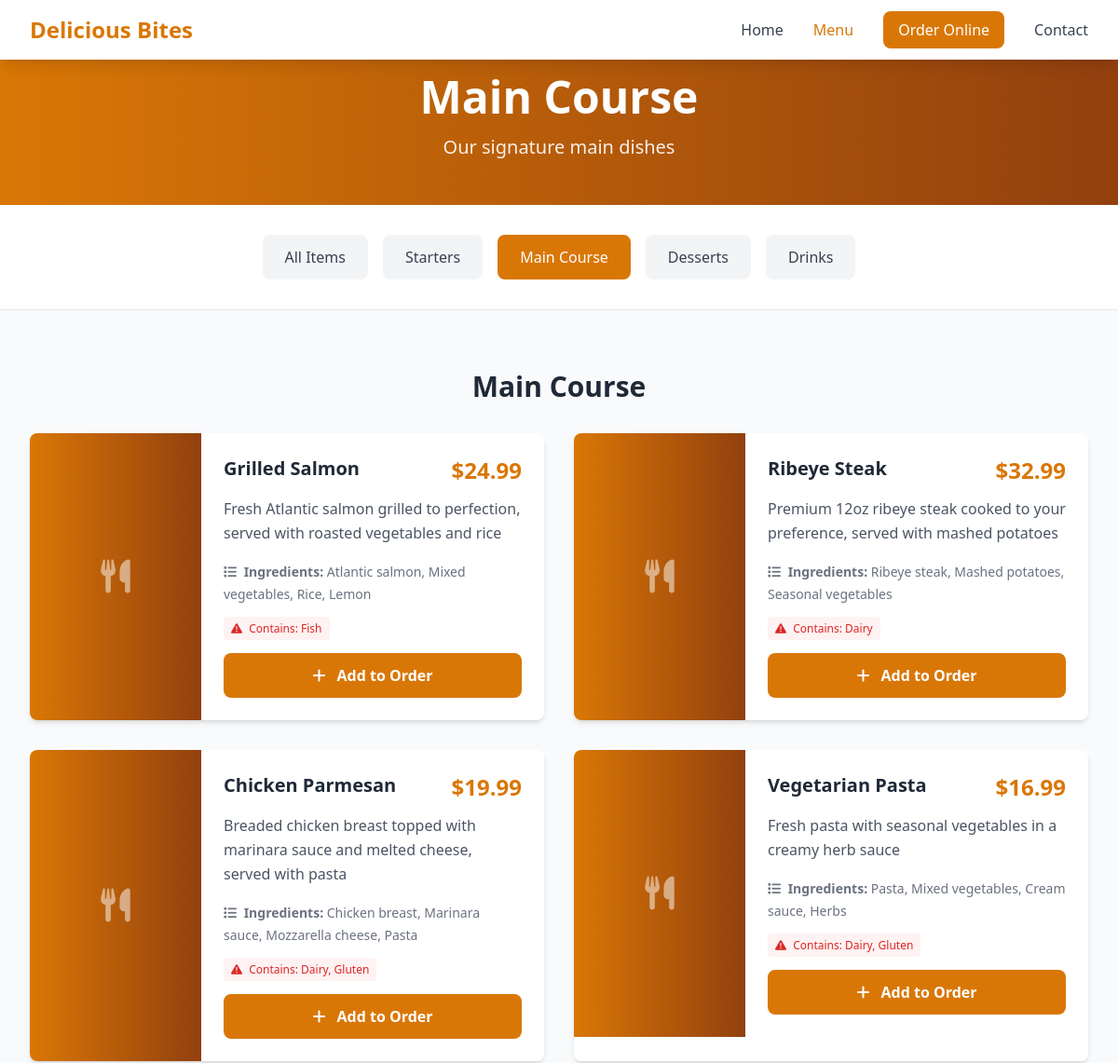
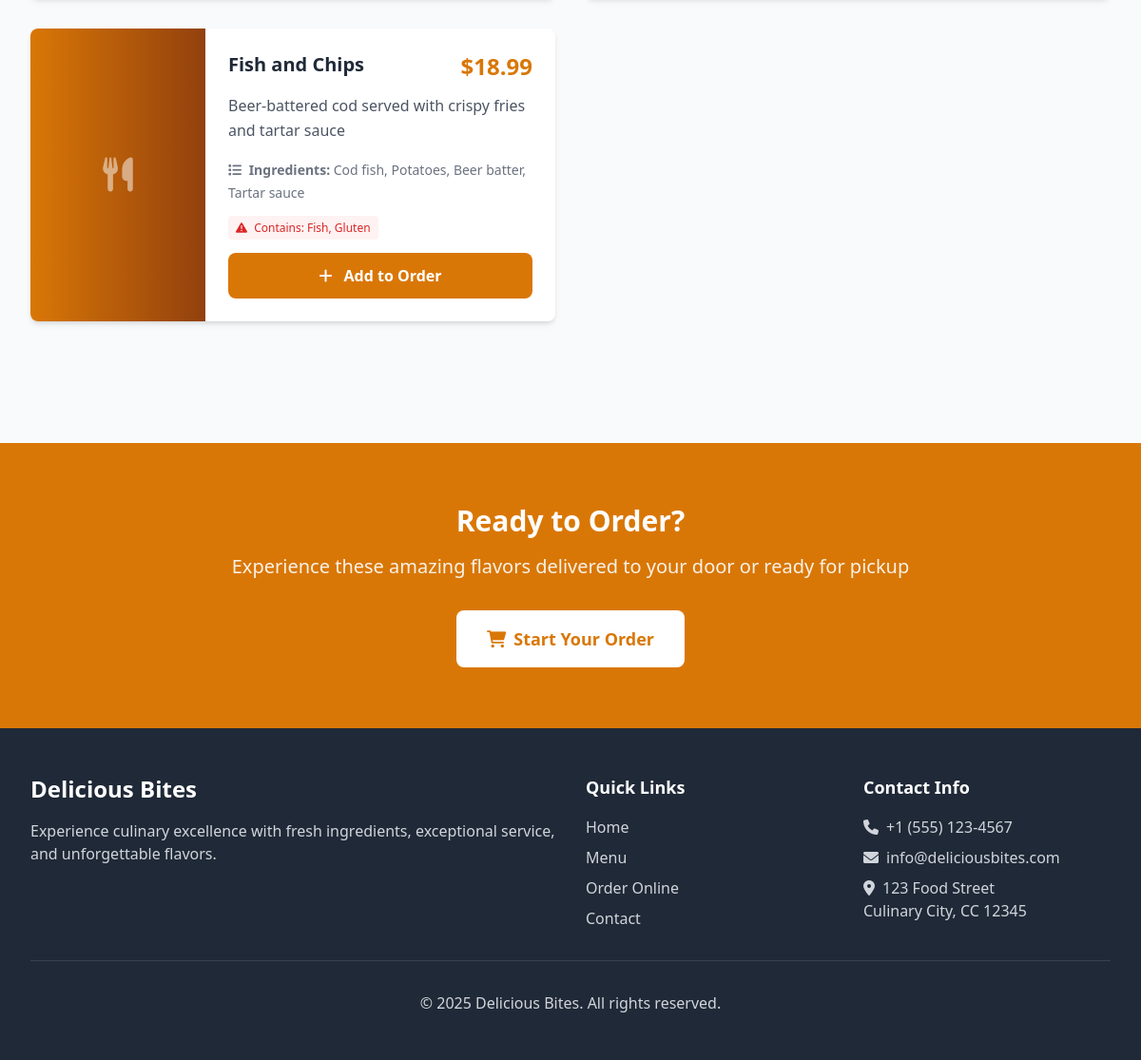
/menu.php?category=main-course, run on the app's committed database (2 pictures, top to bottom).
### tables this page shows
CREATE TABLE IF NOT EXISTS menu_categories (
    id INT AUTO_INCREMENT PRIMARY KEY,
    name VARCHAR(100) NOT NULL,
    slug VARCHAR(100) UNIQUE NOT NULL,
    description TEXT,
    display_order INT DEFAULT 0,
    is_active BOOLEAN DEFAULT TRUE,
    created_at TIMESTAMP DEFAULT CURRENT_TIMESTAMP,
    updated_at TIMESTAMP DEFAULT CURRENT_TIMESTAMP ON UPDATE CURRENT_TIMESTAMP
);

CREATE TABLE IF NOT EXISTS menu_items (
    id INT AUTO_INCREMENT PRIMARY KEY,
    name VARCHAR(200) NOT NULL,
    description TEXT,
    price DECIMAL(10,2) NOT NULL,
    image_url VARCHAR(255),
    category_id INT,
    is_available BOOLEAN DEFAULT TRUE,
    is_featured BOOLEAN DEFAULT FALSE,
    ingredients TEXT,
    allergens VARCHAR(255),
    display_order INT DEFAULT 0,
    created_at TIMESTAMP DEFAULT CURRENT_TIMESTAMP,
    updated_at TIMESTAMP DEFAULT CURRENT_TIMESTAMP ON UPDATE CURRENT_TIMESTAMP,
    FOREIGN KEY (category_id) REFERENCES menu_categories(id) ON DELETE SET NULL,
    INDEX idx_category (category_id),
    INDEX idx_featured (is_featured),
    INDEX idx_available (is_available)
);

### classes/MenuCategory.php (called while the page is built, shortened)
<?php
class MenuCategory {
    private $conn;
    private $table_name = "menu_categories";
    public function __construct($db) {
        $this->conn = $db;
    }
    public function getAll($active_only = true) {
        $query = "SELECT * FROM " . $this->table_name;
        if ($active_only) {
            $query .= " WHERE is_active = 1";
        }
        $query .= " ORDER BY display_order ASC, name ASC";
        $stmt = $this->conn->prepare($query);
        $stmt->execute();
        return $stmt;
    }
    public function getBySlug($slug) {
        $query = "SELECT * FROM " . $this->table_name . " WHERE slug = :slug AND is_active = 1";
        $stmt = $this->conn->prepare($query);
        $stmt->bindParam(':slug', $slug);
        $stmt->execute();
        return $stmt;
    }
}
?>

### classes/MenuItem.php (called while the page is built, shortened)
<?php
class MenuItem {
    private $conn;
    private $table_name = "menu_items";
    public function __construct($db) {
        $this->conn = $db;
    }
    public function getByCategory($category_id = null, $available_only = true) {
        $query = "SELECT m.*, c.name as category_name, c.slug as category_slug
                  FROM " . $this->table_name . " m
                  LEFT JOIN menu_categories c ON m.category_id = c.id
                  WHERE 1=1";
        if ($category_id) {
            $query .= " AND m.category_id = :category_id";
        }
        if ($available_only) {
            $query .= " AND m.is_available = 1 AND c.is_active = 1";
        }
        $query .= " ORDER BY c.display_order ASC, m.display_order ASC, m.name ASC";
        $stmt = $this->conn->prepare($query);
        if ($category_id) {
            $stmt->bindParam(':category_id', $category_id);
        }
        $stmt->execute();
        return $stmt;
    }
}
?>

### config/config.php (called while the page is built, shortened)
<?php
function formatPrice($price) {
    return '$' . number_format($price, 2);
}
?>

### menu.php (the view, shortened to what this page needs)
<?php
require_once 'config/config.php';
require_once 'classes/MenuItem.php';
require_once 'classes/MenuCategory.php';
$database = new Database();
$db = $database->getConnection();
$menuItem = new MenuItem($db);
$menuCategory = new MenuCategory($db);
$selected_category = isset($_GET['category']) ? $_GET['category'] : null;
$category_data = null;
if ($selected_category) {
    $category_stmt = $menuCategory->getBySlug($selected_category);
    $category_data = $category_stmt->fetch(PDO::FETCH_ASSOC);
}
$categories_stmt = $menuCategory->getAll();
$categories = $categories_stmt->fetchAll(PDO::FETCH_ASSOC);
if ($selected_category && $category_data) {
    $items_stmt = $menuItem->getByCategory($category_data['id']);
} else {
    $items_stmt = $menuItem->getByCategory();
}
$menu_items = $items_stmt->fetchAll(PDO::FETCH_ASSOC);
$grouped_items = [];
foreach ($menu_items as $item) {
    $cat_name = $item['category_name'] ?: 'Other';
    if (!isset($grouped_items[$cat_name])) {
        $grouped_items[$cat_name] = [];
    }
    $grouped_items[$cat_name][] = $item;
}
?>
<!DOCTYPE html>
<html lang="en">
<head>
    <script src="https://cdn.tailwindcss.com"></script>
    <link href="https://cdnjs.cloudflare.com/ajax/libs/font-awesome/6.0.0/css/all.min.css" rel="stylesheet">
</head>
<body class="bg-gray-50">
    <nav class="bg-white shadow-lg fixed w-full top-0 z-50">
        <div class="max-w-7xl mx-auto px-4 sm:px-6 lg:px-8">
            <div class="flex justify-between h-16">
                <div class="flex items-center">
                    <a href="/" class="text-2xl font-bold text-primary"><?php echo SITE_NAME; ?></a>
                </div>
                <div class="hidden md:flex items-center space-x-8">
                    <a href="/" class="text-gray-700 hover:text-primary transition-colors">Home</a>
                    <a href="/menu.php" class="text-primary font-medium transition-colors">Menu</a>
                    <a href="/order.php" class="bg-primary text-white px-4 py-2 rounded-lg hover:bg-secondary transition-colors">Order Online</a>
                    <a href="/contact.php" class="text-gray-700 hover:text-primary transition-colors">Contact</a>
                </div>
            </div>
        </div>
    </nav>
    <section class="pt-20 pb-12 bg-gradient-to-r from-primary to-secondary text-white">
        <div class="max-w-7xl mx-auto px-4 sm:px-6 lg:px-8 text-center">
            <h1 class="text-4xl md:text-5xl font-bold mb-4">
                <?php echo $category_data ? htmlspecialchars($category_data['name']) : 'Our Menu'; ?>
            </h1>
            <p class="text-xl opacity-90">
                <?php echo $category_data ? htmlspecialchars($category_data['description']) : 'Discover our delicious selection of carefully crafted dishes'; ?>
            </p>
        </div>
    </section>
    <section class="py-8 bg-white border-b">
        <div class="max-w-7xl mx-auto px-4 sm:px-6 lg:px-8">
            <div class="flex flex-wrap justify-center gap-4">
                <a href="/menu.php" class="px-6 py-3 rounded-lg font-medium transition-colors <?php echo !$selected_category ? 'bg-primary text-white' : 'bg-gray-100 text-gray-700 hover:bg-gray-200'; ?>">
                    All Items
                </a>
                <?php foreach($categories as $category): ?>
                    <a href="/menu.php?category=<?php echo $category['slug']; ?>"
                       class="px-6 py-3 rounded-lg font-medium transition-colors <?php echo $selected_category === $category['slug'] ? 'bg-primary text-white' : 'bg-gray-100 text-gray-700 hover:bg-gray-200'; ?>">
                        <?php echo htmlspecialchars($category['name']); ?>
                    </a>
                <?php endforeach; ?>
            </div>
        </div>
    </section>
    <section class="py-16">
        <div class="max-w-7xl mx-auto px-4 sm:px-6 lg:px-8">
            <?php if(empty($grouped_items)): ?>
                <div class="text-center py-12">
                    <i class="fas fa-utensils text-6xl text-gray-300 mb-4"></i>
                    <h3 class="text-xl font-semibold text-gray-600 mb-2">No menu items found</h3>
                    <p class="text-gray-500 mb-6">Check back soon for delicious new additions!</p>
                    <a href="/menu.php" class="bg-primary text-white px-6 py-3 rounded-lg hover:bg-secondary transition-colors">
                        View All Items
                    </a>
                </div>
            <?php else: ?>
                <?php foreach($grouped_items as $category_name => $items): ?>
                    <div class="mb-16">
                        <h2 class="text-3xl font-bold text-gray-800 mb-8 text-center"><?php echo htmlspecialchars($category_name); ?></h2>
                        <div class="grid grid-cols-1 lg:grid-cols-2 gap-8">
                            <?php foreach($items as $item): ?>
                                <div class="bg-white rounded-lg shadow-md hover:shadow-lg transition-shadow duration-300 overflow-hidden">
                                    <div class="md:flex">
                                        <div class="md:w-1/3">
                                            <?php if($item['image_url']): ?>
                                                <img src="<?php echo $item['image_url']; ?>" alt="<?php echo htmlspecialchars($item['name']); ?>" class="w-full h-48 md:h-full object-cover">
                                            <?php else: ?>
                                                <div class="w-full h-48 md:h-full bg-gradient-to-r from-primary to-secondary flex items-center justify-center">
                                                    <i class="fas fa-utensils text-white text-4xl opacity-50"></i>
                                                </div>
                                            <?php endif; ?>
                                        </div>
                                        <div class="md:w-2/3 p-6">
                                            <div class="flex justify-between items-start mb-3">
                                                <h3 class="text-xl font-bold text-gray-800">
                                                    <?php echo htmlspecialchars($item['name']); ?>
                                                </h3>
                                                <span class="text-2xl font-bold text-primary">
                                                    <?php echo formatPrice($item['price']); ?>
                                                </span>
                                            </div>
                                            <p class="text-gray-600 mb-4 leading-relaxed">
                                                <?php echo htmlspecialchars($item['description']); ?>
                                            </p>
                                            <?php if($item['ingredients']): ?>
                                                <div class="mb-3">
                                                    <span class="text-sm text-gray-500">
                                                        <i class="fas fa-list mr-1"></i>
                                                        <strong>Ingredients:</strong> <?php echo htmlspecialchars($item['ingredients']); ?>
                                                    </span>
                                                </div>
                                            <?php endif; ?>
                                            <?php if($item['allergens']): ?>
                                                <div class="mb-4">
                                                    <span class="text-xs text-red-600 bg-red-50 px-2 py-1 rounded">
                                                        <i class="fas fa-exclamation-triangle mr-1"></i>
                                                        Contains: <?php echo htmlspecialchars($item['allergens']); ?>
                                                    </span>
                                                </div>
                                            <?php endif; ?>
                                            <button onclick="addToOrder(<?php echo $item['id']; ?>, '<?php echo htmlspecialchars($item['name']); ?>', <?php echo $item['price']; ?>)"
                                                    class="w-full bg-primary text-white py-3 rounded-lg font-semibold hover:bg-secondary transition-colors">
                                                <i class="fas fa-plus mr-2"></i>
                                                Add to Order
                                            </button>
                                        </div>
                                    </div>
                                </div>
                            <?php endforeach; ?>
                        </div>
                    </div>
                <?php endforeach; ?>
            <?php endif; ?>
        </div>
    </section>
    <section class="py-16 bg-primary text-white">
        <div class="max-w-7xl mx-auto px-4 sm:px-6 lg:px-8 text-center">
            <h2 class="text-3xl font-bold mb-4">Ready to Order?</h2>
            <p class="text-xl mb-8 opacity-90">Experience these amazing flavors delivered to your door or ready for pickup</p>
            <a href="/order.php" class="bg-white text-primary px-8 py-4 rounded-lg text-lg font-semibold hover:bg-gray-100 transition-colors inline-flex items-center">
                <i class="fas fa-shopping-cart mr-2"></i>
                Start Your Order
            </a>
        </div>
    </section>
    <footer class="bg-gray-800 text-white py-12">
        <div class="max-w-7xl mx-auto px-4 sm:px-6 lg:px-8">
            <div class="grid grid-cols-1 md:grid-cols-4 gap-8">
                <div class="col-span-1 md:col-span-2">
                    <h3 class="text-2xl font-bold mb-4"><?php echo SITE_NAME; ?></h3>
                    <p class="text-gray-300 mb-4">Experience culinary excellence with fresh ingredients, exceptional service, and unforgettable flavors.</p>
                </div>
                <div>
                    <h4 class="text-lg font-semibold mb-4">Quick Links</h4>
                    <ul class="space-y-2">
                        <li><a href="/" class="text-gray-300 hover:text-white transition-colors">Home</a></li>
                        <li><a href="/menu.php" class="text-gray-300 hover:text-white transition-colors">Menu</a></li>
                        <li><a href="/order.php" class="text-gray-300 hover:text-white transition-colors">Order Online</a></li>
                        <li><a href="/contact.php" class="text-gray-300 hover:text-white transition-colors">Contact</a></li>
                    </ul>
                </div>
                <div>
                    <h4 class="text-lg font-semibold mb-4">Contact Info</h4>
                    <ul class="space-y-2 text-gray-300">
                        <li><i class="fas fa-phone mr-2"></i>+1 (555) 123-4567</li>
                        <li><i class="fas fa-envelope mr-2"></i>info@deliciousbites.com</li>
                        <li><i class="fas fa-map-marker-alt mr-2"></i>123 Food Street<br>Culinary City, CC 12345</li>
                    </ul>
                </div>
            </div>
            <div class="border-t border-gray-700 mt-8 pt-8 text-center">
                <p class="text-gray-300">&copy; <?php echo date('Y'); ?> <?php echo SITE_NAME; ?>. All rights reserved.</p>
            </div>
        </div>
    </footer>
</body>
</html>

### data on the page
menu_categories: name "Main Course", description "Our signature main dishes"
menu_categories: name "Starters"
menu_categories: name "Desserts"
menu_categories: name "Drinks"
menu_items: name "Grilled Salmon", price "$24.99", description "Fresh Atlantic salmon grilled to perfection, served with roasted vegetables and rice", ingredients "Atlantic salmon, Mixed vegetables, Rice, Lemon", allergens "Fish"
menu_items: name "Ribeye Steak", price "$32.99", description "Premium 12oz ribeye steak cooked to your preference, served with mashed potatoes", ingredients "Ribeye steak, Mashed potatoes, Seasonal vegetables", allergens "Dairy"
menu_items: name "Chicken Parmesan", price "$19.99", description "Breaded chicken breast topped with marinara sauce and melted cheese, served with pasta", ingredients "Chicken breast, Marinara sauce, Mozzarella cheese, Pasta", allergens "Dairy, Gluten"
menu_items: name "Vegetarian Pasta", price "$16.99", description "Fresh pasta with seasonal vegetables in a creamy herb sauce", ingredients "Pasta, Mixed vegetables, Cream sauce, Herbs", allergens "Dairy, Gluten"
menu_items: name "Fish and Chips", price "$18.99", description "Beer-battered cod served with crispy fries and tartar sauce", ingredients "Cod fish, Potatoes, Beer batter, Tartar sauce", allergens "Fish, Gluten"

### other printed values
SITE_NAME "Delicious Bites"
$category_name "Main Course"
